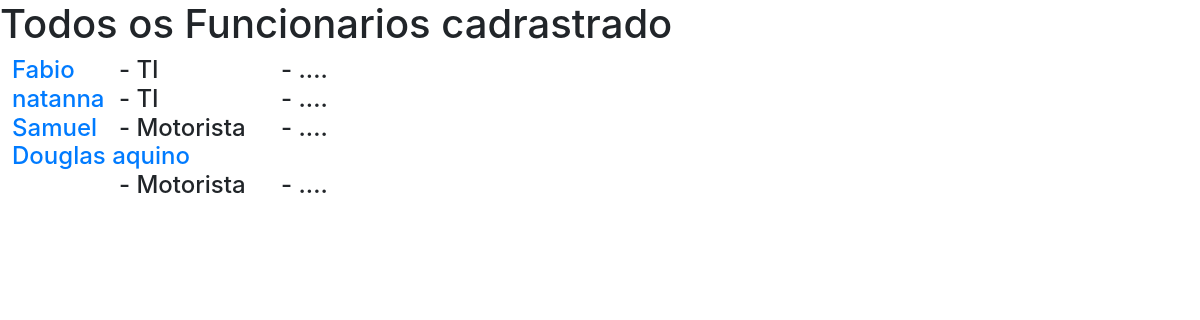
Screenshot of /transporte/funcionarios with the database file from the repository.
### app_transporte/models.py (models this page shows, shortened)
class Funcionario(models.Model):
    nome= models.CharField(max_length= 150, blank= True, null= True)
    matricula= models.CharField(max_length= 150, blank= True, null= True)
    departamento= models.ForeignKey(Departamento, on_delete = models.CASCADE, blank = True, null = True)

class Departamento(models.Model):
    nome= models.CharField(max_length= 150, blank= True, null= True)
    def __str__(self):
        return self.nome

### app_transporte/views.py (the view)
# urls.py: path('funcionarios', todos_funcionarios, name= 'funcionarios' ),
def todos_funcionarios(request):
    funcionarios= Funcionario.objects.all()
    return render(request, 'app/todos_funcionarios.html', {'funcionario':funcionarios})

### app_transporte/templates/app/todos_funcionarios.html (shortened to what this page needs)
<!doctype html>
<html lang="en">
  <head>
    <link rel="stylesheet" href="https://stackpath.bootstrapcdn.com/bootstrap/4.4.1/css/bootstrap.min.css">
  </head>
  <body>
    <h1>Todos os Funcionarios cadrastrado</h1>
    {% for i in funcionario %}
        <h4><div style= "float:right; width: 99% "><a href= "detalheFuncionario/{{i.pk}} ">{{i.nome}}</a>
        <div style= "float:right; width: 91% "> - {{i.departamento}}
        <div style= "float:right; width: 85% "> - {{i.matricula}}</div></div></div></h4>
    {% endfor %}
  </body>
</html>

### rows the page displays
Funcionario: nome "Fabio", departamento "TI", matricula "...."
Funcionario: nome "natanna", departamento "TI", matricula "...."
Funcionario: nome "Samuel", departamento "Motorista", matricula "...."
Funcionario: nome "Douglas aquino", departamento "Motorista", matricula "...."
